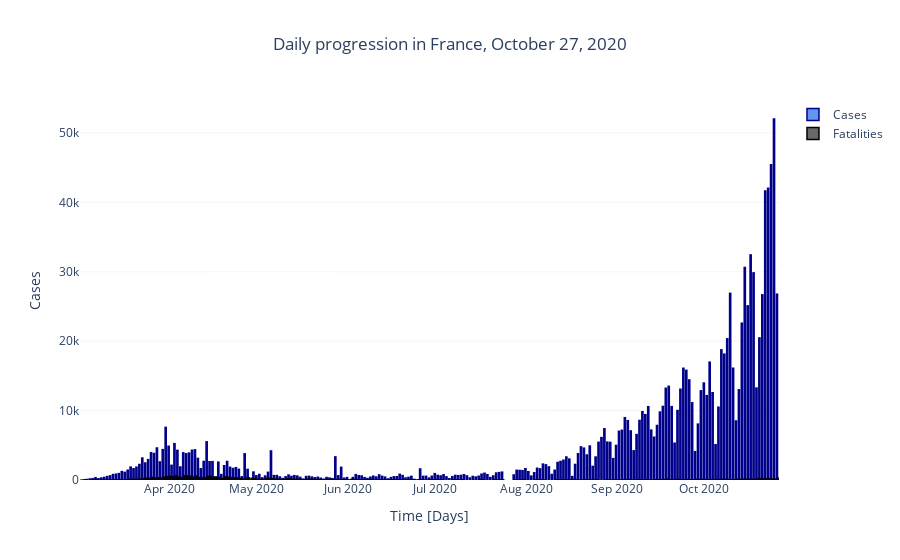

Write notebook code for a chart like this one.
### Markdown cell above
## Daily cases progression

### Code cell
dplot.disp_daily_cases(df_fr, 'France', 'datagouv')

### Figure 1 — Plotly figure (JSON) as saved in the notebook; plotly's stock layout.template omitted (floating-point values rounded to 4 significant figures; data arrays with more than 128 entries replaced by an {"elided": "..."} marker saying what was removed)
{"data": [{"marker": {"color": "CornflowerBlue", "line": {"color": "DarkBlue", "width": 1.5}}, "name": "Cases", "type": "bar", "x": {"elided": "239 str values"}, "y": {"elided": "239 int values"}}, {"marker": {"color": "DimGray", "line": {"color": "Black", "width": 1.5}}, "name": "Fatalities", "type": "bar", "x": {"elided": "239 str values"}, "y": {"elided": "239 int values"}}], "layout": {"plot_bgcolor": "white", "title": {"text": "Daily progression in France, October 27, 2020", "x": 0.5}, "xaxis": {"title": {"text": "Time [Days]"}}, "yaxis": {"gridcolor": "gainsboro", "gridwidth": 0.3, "showgrid": true, "title": {"text": "Cases"}}}}
